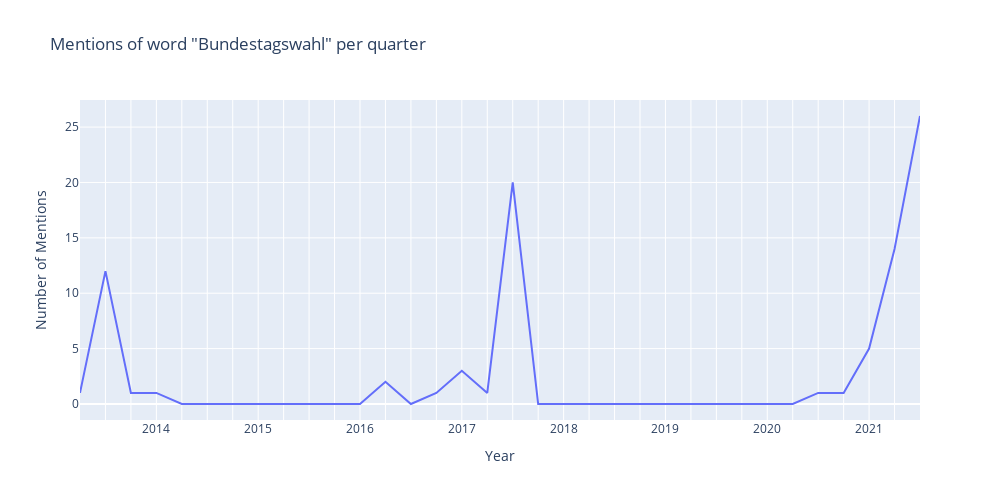

This figure's notebook cell:
### Code cell
plot_word_occurrences("bundestagswahl", save=True)

### Figure 1 — Plotly figure (JSON) as saved in the notebook; plotly's stock layout.template omitted (floating-point values rounded to 4 significant figures)
{"data": [{"hovertemplate": "Year=%{x}<br>Number of Mentions=%{y}<extra></extra>", "legendgroup": "", "line": {"color": "#636efa", "dash": "solid"}, "marker": {"symbol": "circle"}, "mode": "lines", "name": "", "orientation": "v", "showlegend": false, "type": "scatter", "x": ["2013/2", "2013/3", "2013/4", "2014/1", "2014/2", "2014/3", "2014/4", "2015/1", "2015/2", "2015/3", "2015/4", "2016/1", "2016/2", "2016/3", "2016/4", "2017/1", "2017/2", "2017/3", "2017/4", "2018/1", "2018/2", "2018/3", "2018/4", "2019/1", "2019/2", "2019/3", "2019/4", "2020/1", "2020/2", "2020/3", "2020/4", "2021/1", "2021/2", "2021/3"], "xaxis": "x", "y": [1, 12, 1, 1, 0, 0, 0, 0, 0, 0, 0, 0, 2, 0, 1, 3, 1, 20, 0, 0, 0, 0, 0, 0, 0, 0, 0, 0, 0, 1, 1, 5, 14, 26], "yaxis": "y"}], "layout": {"height": 500, "legend": {"tracegroupgap": 0}, "title": {"text": "Mentions of word \"Bundestagswahl\" per quarter"}, "width": 1000, "xaxis": {"anchor": "y", "domain": [0, 1], "tickmode": "array", "ticktext": [" ", " ", " ", "2014", " ", " ", " ", "2015", " ", " ", " ", "2016", " ", " ", " ", "2017", " ", " ", " ", "2018", " ", " ", " ", "2019", " ", " ", " ", "2020", " ", " ", " ", "2021", " ", " "], "tickvals": [0, 1, 2, 3, 4, 5, 6, 7, 8, 9, 10, 11, 12, 13, 14, 15, 16, 17, 18, 19, 20, 21, 22, 23, 24, 25, 26, 27, 28, 29, 30, 31, 32, 33], "title": {"text": "Year"}}, "yaxis": {"anchor": "x", "domain": [0, 1], "title": {"text": "Number of Mentions"}}}}
